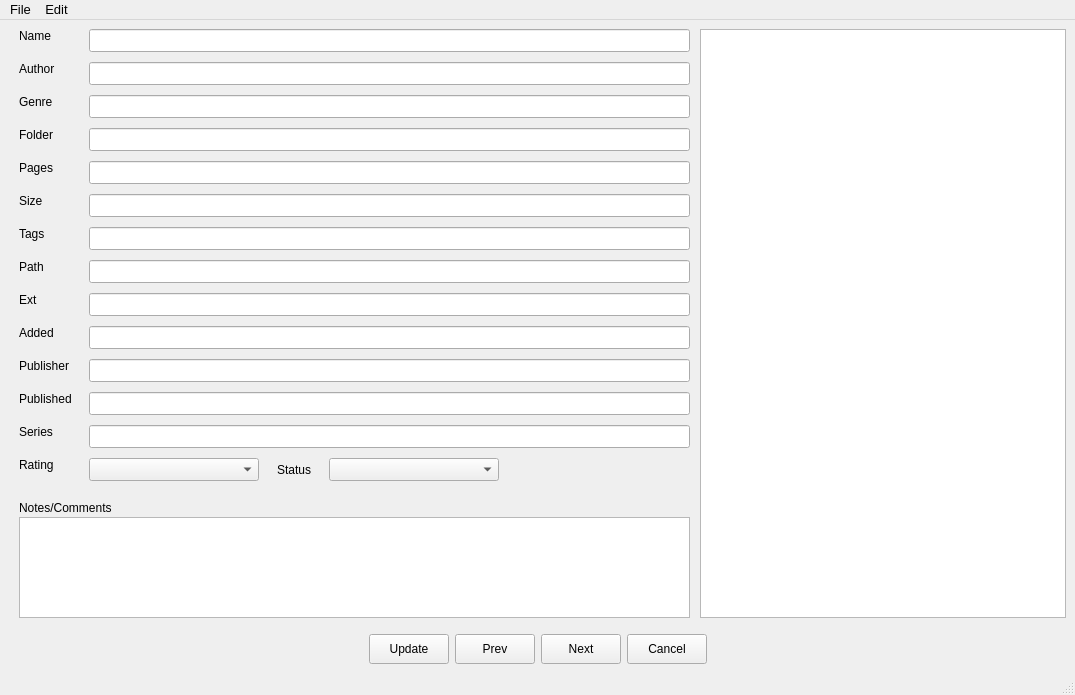
<?xml version="1.0" encoding="UTF-8"?>
<ui version="4.0">
 <class>BookDetailsWindow</class>
 <widget class="QMainWindow" name="BookDetailsWindow">
  <property name="geometry">
   <rect>
    <x>0</x>
    <y>0</y>
    <width>1075</width>
    <height>695</height>
   </rect>
  </property>
  <property name="font">
   <font>
    <pointsize>10</pointsize>
   </font>
  </property>
  <property name="windowTitle">
   <string>MetaData</string>
  </property>
  <property name="windowIcon">
   <iconset resource="../resources/images.qrc">
    <normaloff>:/icons/books_icon.png</normaloff>:/icons/books_icon.png</iconset>
  </property>
  <widget class="QWidget" name="centralwidget">
   <layout class="QVBoxLayout" name="verticalLayout_2">
    <item>
     <widget class="QSplitter" name="mainSplitter">
      <property name="styleSheet">
       <string notr="true">#mainSplitter {
border: none;
}</string>
      </property>
      <property name="orientation">
       <enum>Qt::Horizontal</enum>
      </property>
      <property name="handleWidth">
       <number>0</number>
      </property>
      <widget class="QSplitter" name="verticalSplitter">
       <property name="styleSheet">
        <string notr="true">#verticalSplitter {
border: none;
}</string>
       </property>
       <property name="orientation">
        <enum>Qt::Vertical</enum>
       </property>
       <property name="handleWidth">
        <number>0</number>
       </property>
       <widget class="QWidget" name="layoutWidget">
        <layout class="QGridLayout" name="gridLayout" columnstretch="0,0,0,0,0">
         <property name="leftMargin">
          <number>10</number>
         </property>
         <property name="rightMargin">
          <number>10</number>
         </property>
         <property name="bottomMargin">
          <number>20</number>
         </property>
         <property name="horizontalSpacing">
          <number>0</number>
         </property>
         <property name="verticalSpacing">
          <number>10</number>
         </property>
         <item row="5" column="1" colspan="4">
          <widget class="QLineEdit" name="textSize">
           <property name="minimumSize">
            <size>
             <width>0</width>
             <height>23</height>
            </size>
           </property>
          </widget>
         </item>
         <item row="0" column="0">
          <widget class="QLabel" name="labelName">
           <property name="maximumSize">
            <size>
             <width>70</width>
             <height>16777215</height>
            </size>
           </property>
           <property name="text">
            <string>Name</string>
           </property>
           <property name="alignment">
            <set>Qt::AlignLeading|Qt::AlignLeft|Qt::AlignTop</set>
           </property>
          </widget>
         </item>
         <item row="5" column="0">
          <widget class="QLabel" name="labelSize">
           <property name="maximumSize">
            <size>
             <width>70</width>
             <height>16777215</height>
            </size>
           </property>
           <property name="text">
            <string>Size</string>
           </property>
           <property name="alignment">
            <set>Qt::AlignLeading|Qt::AlignLeft|Qt::AlignTop</set>
           </property>
          </widget>
         </item>
         <item row="3" column="0">
          <widget class="QLabel" name="labelFolder">
           <property name="maximumSize">
            <size>
             <width>70</width>
             <height>16777215</height>
            </size>
           </property>
           <property name="text">
            <string>Folder</string>
           </property>
           <property name="alignment">
            <set>Qt::AlignLeading|Qt::AlignLeft|Qt::AlignTop</set>
           </property>
          </widget>
         </item>
         <item row="11" column="0">
          <widget class="QLabel" name="labelDatePublished">
           <property name="maximumSize">
            <size>
             <width>70</width>
             <height>16777215</height>
            </size>
           </property>
           <property name="text">
            <string>Published</string>
           </property>
           <property name="alignment">
            <set>Qt::AlignLeading|Qt::AlignLeft|Qt::AlignTop</set>
           </property>
          </widget>
         </item>
         <item row="9" column="1" colspan="4">
          <widget class="QLineEdit" name="textDateAdded">
           <property name="minimumSize">
            <size>
             <width>0</width>
             <height>23</height>
            </size>
           </property>
          </widget>
         </item>
         <item row="12" column="0">
          <widget class="QLabel" name="labelSeries">
           <property name="maximumSize">
            <size>
             <width>70</width>
             <height>16777215</height>
            </size>
           </property>
           <property name="text">
            <string>Series</string>
           </property>
           <property name="alignment">
            <set>Qt::AlignLeading|Qt::AlignLeft|Qt::AlignTop</set>
           </property>
          </widget>
         </item>
         <item row="2" column="1" colspan="4">
          <widget class="QLineEdit" name="textGenre">
           <property name="minimumSize">
            <size>
             <width>0</width>
             <height>23</height>
            </size>
           </property>
          </widget>
         </item>
         <item row="7" column="1" colspan="4">
          <widget class="QLineEdit" name="textPath">
           <property name="minimumSize">
            <size>
             <width>0</width>
             <height>23</height>
            </size>
           </property>
          </widget>
         </item>
         <item row="9" column="0">
          <widget class="QLabel" name="labelDateAdded">
           <property name="maximumSize">
            <size>
             <width>70</width>
             <height>16777215</height>
            </size>
           </property>
           <property name="text">
            <string>Added</string>
           </property>
           <property name="alignment">
            <set>Qt::AlignLeading|Qt::AlignLeft|Qt::AlignTop</set>
           </property>
          </widget>
         </item>
         <item row="13" column="0">
          <widget class="QLabel" name="labelRating">
           <property name="maximumSize">
            <size>
             <width>70</width>
             <height>16777215</height>
            </size>
           </property>
           <property name="text">
            <string>Rating</string>
           </property>
           <property name="alignment">
            <set>Qt::AlignLeading|Qt::AlignLeft|Qt::AlignTop</set>
           </property>
          </widget>
         </item>
         <item row="6" column="0">
          <widget class="QLabel" name="labelTags">
           <property name="maximumSize">
            <size>
             <width>70</width>
             <height>16777215</height>
            </size>
           </property>
           <property name="text">
            <string>Tags</string>
           </property>
           <property name="alignment">
            <set>Qt::AlignLeading|Qt::AlignLeft|Qt::AlignTop</set>
           </property>
          </widget>
         </item>
         <item row="1" column="1" colspan="4">
          <widget class="QLineEdit" name="textAuthor">
           <property name="minimumSize">
            <size>
             <width>0</width>
             <height>23</height>
            </size>
           </property>
          </widget>
         </item>
         <item row="3" column="1" colspan="4">
          <widget class="QLineEdit" name="textFolder">
           <property name="minimumSize">
            <size>
             <width>0</width>
             <height>23</height>
            </size>
           </property>
          </widget>
         </item>
         <item row="4" column="1" colspan="4">
          <widget class="QLineEdit" name="textPages">
           <property name="minimumSize">
            <size>
             <width>0</width>
             <height>23</height>
            </size>
           </property>
          </widget>
         </item>
         <item row="13" column="1">
          <widget class="QComboBox" name="comboBoxRating">
           <property name="minimumSize">
            <size>
             <width>170</width>
             <height>23</height>
            </size>
           </property>
           <property name="maximumSize">
            <size>
             <width>170</width>
             <height>16777215</height>
            </size>
           </property>
           <item>
            <property name="text">
             <string/>
            </property>
           </item>
           <item>
            <property name="text">
             <string>🟉</string>
            </property>
           </item>
           <item>
            <property name="text">
             <string>🟉🟉</string>
            </property>
           </item>
           <item>
            <property name="text">
             <string>🟉🟉🟉</string>
            </property>
           </item>
           <item>
            <property name="text">
             <string>🟉🟉🟉🟉</string>
            </property>
           </item>
           <item>
            <property name="text">
             <string>🟉🟉🟉🟉🟉</string>
            </property>
           </item>
          </widget>
         </item>
         <item row="1" column="0">
          <widget class="QLabel" name="labelAuthor">
           <property name="maximumSize">
            <size>
             <width>70</width>
             <height>16777215</height>
            </size>
           </property>
           <property name="text">
            <string>Author</string>
           </property>
           <property name="alignment">
            <set>Qt::AlignLeading|Qt::AlignLeft|Qt::AlignTop</set>
           </property>
          </widget>
         </item>
         <item row="6" column="1" colspan="4">
          <widget class="QLineEdit" name="textTags">
           <property name="minimumSize">
            <size>
             <width>0</width>
             <height>23</height>
            </size>
           </property>
          </widget>
         </item>
         <item row="10" column="1" colspan="4">
          <widget class="QLineEdit" name="textPublisher">
           <property name="minimumSize">
            <size>
             <width>0</width>
             <height>23</height>
            </size>
           </property>
          </widget>
         </item>
         <item row="8" column="0">
          <widget class="QLabel" name="labelExt">
           <property name="maximumSize">
            <size>
             <width>70</width>
             <height>16777215</height>
            </size>
           </property>
           <property name="text">
            <string>Ext</string>
           </property>
           <property name="alignment">
            <set>Qt::AlignLeading|Qt::AlignLeft|Qt::AlignTop</set>
           </property>
          </widget>
         </item>
         <item row="4" column="0">
          <widget class="QLabel" name="labelPages">
           <property name="maximumSize">
            <size>
             <width>70</width>
             <height>16777215</height>
            </size>
           </property>
           <property name="text">
            <string>Pages</string>
           </property>
           <property name="alignment">
            <set>Qt::AlignLeading|Qt::AlignLeft|Qt::AlignTop</set>
           </property>
          </widget>
         </item>
         <item row="2" column="0">
          <widget class="QLabel" name="labelGenre">
           <property name="maximumSize">
            <size>
             <width>70</width>
             <height>16777215</height>
            </size>
           </property>
           <property name="text">
            <string>Genre</string>
           </property>
           <property name="alignment">
            <set>Qt::AlignLeading|Qt::AlignLeft|Qt::AlignTop</set>
           </property>
          </widget>
         </item>
         <item row="7" column="0">
          <widget class="QLabel" name="labelPath">
           <property name="maximumSize">
            <size>
             <width>70</width>
             <height>16777215</height>
            </size>
           </property>
           <property name="text">
            <string>Path</string>
           </property>
           <property name="alignment">
            <set>Qt::AlignLeading|Qt::AlignLeft|Qt::AlignTop</set>
           </property>
          </widget>
         </item>
         <item row="10" column="0">
          <widget class="QLabel" name="labelPublisher">
           <property name="maximumSize">
            <size>
             <width>70</width>
             <height>16777215</height>
            </size>
           </property>
           <property name="text">
            <string>Publisher</string>
           </property>
           <property name="alignment">
            <set>Qt::AlignLeading|Qt::AlignLeft|Qt::AlignTop</set>
           </property>
          </widget>
         </item>
         <item row="11" column="1" colspan="4">
          <widget class="QLineEdit" name="textDatePublished">
           <property name="minimumSize">
            <size>
             <width>0</width>
             <height>23</height>
            </size>
           </property>
          </widget>
         </item>
         <item row="0" column="1" colspan="4">
          <widget class="QLineEdit" name="textName">
           <property name="minimumSize">
            <size>
             <width>0</width>
             <height>23</height>
            </size>
           </property>
          </widget>
         </item>
         <item row="12" column="1" colspan="4">
          <widget class="QLineEdit" name="textSeries">
           <property name="minimumSize">
            <size>
             <width>0</width>
             <height>23</height>
            </size>
           </property>
          </widget>
         </item>
         <item row="8" column="1" colspan="4">
          <widget class="QLineEdit" name="textExt">
           <property name="minimumSize">
            <size>
             <width>0</width>
             <height>23</height>
            </size>
           </property>
          </widget>
         </item>
         <item row="13" column="2">
          <layout class="QHBoxLayout" name="horLayStatus">
           <item>
            <widget class="QLabel" name="labelStatus">
             <property name="minimumSize">
              <size>
               <width>70</width>
               <height>0</height>
              </size>
             </property>
             <property name="maximumSize">
              <size>
               <width>70</width>
               <height>16777215</height>
              </size>
             </property>
             <property name="text">
              <string>Status</string>
             </property>
             <property name="alignment">
              <set>Qt::AlignCenter</set>
             </property>
            </widget>
           </item>
           <item>
            <widget class="QComboBox" name="comboBoxStatus">
             <property name="minimumSize">
              <size>
               <width>170</width>
               <height>23</height>
              </size>
             </property>
             <property name="maximumSize">
              <size>
               <width>170</width>
               <height>16777215</height>
              </size>
             </property>
             <item>
              <property name="text">
               <string/>
              </property>
             </item>
             <item>
              <property name="text">
               <string>Prospective</string>
              </property>
             </item>
             <item>
              <property name="text">
               <string>Pending</string>
              </property>
             </item>
             <item>
              <property name="text">
               <string>Complete</string>
              </property>
             </item>
            </widget>
           </item>
          </layout>
         </item>
        </layout>
       </widget>
       <widget class="QFrame" name="frameComments">
        <property name="styleSheet">
         <string notr="true">#frameComments{
border:none;
}</string>
        </property>
        <layout class="QVBoxLayout" name="verticalLayout">
         <property name="spacing">
          <number>2</number>
         </property>
         <property name="leftMargin">
          <number>10</number>
         </property>
         <property name="topMargin">
          <number>0</number>
         </property>
         <property name="rightMargin">
          <number>10</number>
         </property>
         <property name="bottomMargin">
          <number>0</number>
         </property>
         <item>
          <widget class="QLabel" name="labelComments">
           <property name="text">
            <string>Notes/Comments</string>
           </property>
          </widget>
         </item>
         <item>
          <widget class="QPlainTextEdit" name="textEdit">
           <property name="palette">
            <palette>
             <active>
              <colorrole role="WindowText">
               <brush brushstyle="SolidPattern">
                <color alpha="255">
                 <red>208</red>
                 <green>208</green>
                 <blue>208</blue>
                </color>
               </brush>
              </colorrole>
             </active>
             <inactive>
              <colorrole role="WindowText">
               <brush brushstyle="SolidPattern">
                <color alpha="255">
                 <red>208</red>
                 <green>208</green>
                 <blue>208</blue>
                </color>
               </brush>
              </colorrole>
             </inactive>
             <disabled>
              <colorrole role="WindowText">
               <brush brushstyle="SolidPattern">
                <color alpha="96">
                 <red>164</red>
                 <green>166</green>
                 <blue>168</blue>
                </color>
               </brush>
              </colorrole>
             </disabled>
            </palette>
           </property>
          </widget>
         </item>
        </layout>
       </widget>
      </widget>
      <widget class="QGraphicsView" name="graphicsView"/>
     </widget>
    </item>
    <item>
     <widget class="QFrame" name="frameButtons">
      <property name="styleSheet">
       <string notr="true">#frameButtons {
border: none;
}</string>
      </property>
      <layout class="QHBoxLayout" name="horizontalLayout_2">
       <property name="leftMargin">
        <number>0</number>
       </property>
       <property name="topMargin">
        <number>10</number>
       </property>
       <property name="rightMargin">
        <number>0</number>
       </property>
       <property name="bottomMargin">
        <number>0</number>
       </property>
       <item>
        <spacer name="horizontalSpacer">
         <property name="orientation">
          <enum>Qt::Horizontal</enum>
         </property>
         <property name="sizeHint" stdset="0">
          <size>
           <width>40</width>
           <height>20</height>
          </size>
         </property>
        </spacer>
       </item>
       <item>
        <widget class="QPushButton" name="buttonUpdate">
         <property name="minimumSize">
          <size>
           <width>70</width>
           <height>30</height>
          </size>
         </property>
         <property name="cursor">
          <cursorShape>PointingHandCursor</cursorShape>
         </property>
         <property name="text">
          <string>Update</string>
         </property>
        </widget>
       </item>
       <item>
        <widget class="QPushButton" name="buttonPrev">
         <property name="minimumSize">
          <size>
           <width>70</width>
           <height>30</height>
          </size>
         </property>
         <property name="cursor">
          <cursorShape>PointingHandCursor</cursorShape>
         </property>
         <property name="text">
          <string>Prev</string>
         </property>
        </widget>
       </item>
       <item>
        <widget class="QPushButton" name="buttonNext">
         <property name="minimumSize">
          <size>
           <width>70</width>
           <height>30</height>
          </size>
         </property>
         <property name="cursor">
          <cursorShape>PointingHandCursor</cursorShape>
         </property>
         <property name="text">
          <string>Next</string>
         </property>
         <property name="checkable">
          <bool>false</bool>
         </property>
         <property name="flat">
          <bool>false</bool>
         </property>
        </widget>
       </item>
       <item>
        <widget class="QPushButton" name="buttonCancel">
         <property name="minimumSize">
          <size>
           <width>70</width>
           <height>30</height>
          </size>
         </property>
         <property name="cursor">
          <cursorShape>PointingHandCursor</cursorShape>
         </property>
         <property name="text">
          <string>Cancel</string>
         </property>
        </widget>
       </item>
       <item>
        <spacer name="horizontalSpacer2">
         <property name="orientation">
          <enum>Qt::Horizontal</enum>
         </property>
         <property name="sizeHint" stdset="0">
          <size>
           <width>40</width>
           <height>20</height>
          </size>
         </property>
        </spacer>
       </item>
      </layout>
     </widget>
    </item>
   </layout>
  </widget>
  <widget class="QMenuBar" name="menubar">
   <property name="geometry">
    <rect>
     <x>0</x>
     <y>0</y>
     <width>1075</width>
     <height>23</height>
    </rect>
   </property>
   <widget class="QMenu" name="menuFile">
    <property name="title">
     <string>File</string>
    </property>
   </widget>
   <widget class="QMenu" name="menuEdit">
    <property name="title">
     <string>Edit</string>
    </property>
   </widget>
   <addaction name="menuFile"/>
   <addaction name="menuEdit"/>
  </widget>
  <widget class="QStatusBar" name="statusbar"/>
 </widget>
 <resources>
  <include location="../resources/images.qrc"/>
 </resources>
 <connections/>
</ui>
